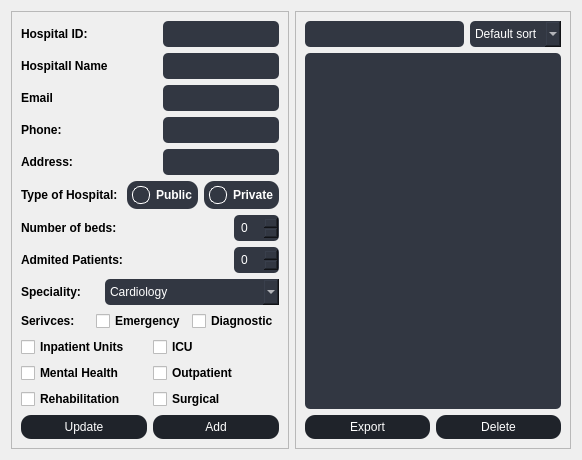
               <widget class="QWidget" name="HospitalPage">
                <layout class="QHBoxLayout" name="horizontalLayout_37">
                 <item alignment="Qt::AlignLeft">
                  <widget class="QFrame" name="frame_15">
                   <property name="sizePolicy">
                    <sizepolicy hsizetype="Preferred" vsizetype="Preferred">
                     <horstretch>0</horstretch>
                     <verstretch>0</verstretch>
                    </sizepolicy>
                   </property>
                   <property name="maximumSize">
                    <size>
                     <width>309</width>
                     <height>16777215</height>
                    </size>
                   </property>
                   <property name="styleSheet">
                    <string notr="true">/* Button */
                                          QFrame#frame_15 QPushButton {
                                          color: #fff;
                                          background-color: rgb(31, 35, 42);
                                          border-radius: 10px;
                                          padding: 5px 10px;
                                          text-align: center;
                                          border: none;
                                          }
                                          QFrame#frame_15 QPushButton {
                                          color: #fff;
                                          background-color: rgb(31, 35, 42);
                                          border-radius: 10px;
                                          padding: 5px 10px;
                                          text-align: center;
                                          border: none;
                                          }
                                          QFrame#frame_15 QPlainTextEdit {
                                          background-color: rgb(50, 55, 66);
                                          border: none;
                                          border-radius: 5px;
                                          color: #fff;
                                          padding: 5px;
                                          }


                                          QFrame#frame_15 QPushButton:hover {
                                          background-color: rgb(50, 55, 66);
                                          }

                                          /* Line Edit */
                                          QFrame#frame_15 QLineEdit {
                                          background-color: rgb(50, 55, 66);
                                          border: none;
                                          border-radius: 5px;
                                          color: #fff;
                                          padding: 5px;
                                          }

                                          /* Spin Box */
                                          QFrame#frame_15 QSpinBox {
                                          background-color: rgb(50, 55, 66);
                                          border: none;
                                          border-radius: 5px;
                                          color: #fff;
                                          padding: 5px;
                                          }

                                          /* Combo Box */
                                          QFrame#frame_15 QComboBox {
                                          background-color: rgb(50, 55, 66);
                                          border: none;
                                          border-radius: 5px;
                                          color: #fff;
                                          padding: 5px;
                                          min-width: 6em;
                                          }

                                          QFrame#frame_15 QComboBox:editable {
                                          background-color: rgb(50, 55, 66);
                                          }
                                          /* Date Edit */
                                          QFrame#frame_15 QDateEdit {
                                          background-color: rgb(50, 55, 66);
                                          border: none;
                                          border-radius: 5px;
                                          color: #fff;
                                          padding: 5px;
                                          }

                                          QFrame#frame_15 QDateEdit::drop-down {
                                          background-color: rgb(31, 35, 42);
                                          border: none;
                                          subcontrol-origin: padding;
                                          subcontrol-position: top right;
                                          width: 20px;
                                          }

                                          QFrame#frame_15 QDateEdit::down-arrow {
                                          image: url(&quot;path/to/arrow/down.png&quot;);
                                          width: 20px;
                                          height: 20px;
                                          }
                                          QFrame#frame_15 QRadioButton {
                                          color: #fff;
                                          background-color: rgb(50, 55, 66);
                                          border-radius: 10px;
                                          padding: 5px;
                                          border: none;
                                          }

                                          QFrame#frame_15 QRadioButton::indicator {
                                          width: 16px;
                                          height: 16px;
                                          border-radius: 8px;
                                          border: 1px solid #fff;
                                          }

                                          QFrame#frame_15 QRadioButton::indicator:checked {
                                          background-color: #fff;
                                          }
</string>
                   </property>
                   <property name="frameShape">
                    <enum>QFrame::StyledPanel</enum>
                   </property>
                   <property name="frameShadow">
                    <enum>QFrame::Raised</enum>
                   </property>
                   <layout class="QVBoxLayout" name="verticalLayout_22">
                    <item>
                     <layout class="QHBoxLayout" name="horizontalLayout_38">
                      <item alignment="Qt::AlignLeft">
                       <widget class="QLabel" name="label_30">
                        <property name="font">
                         <font>
                          <bold>true</bold>
                         </font>
                        </property>
                        <property name="text">
                         <string>Hospital ID: </string>
                        </property>
                       </widget>
                      </item>
                      <item alignment="Qt::AlignRight">
                       <widget class="QLineEdit" name="lineEditIdHospital"/>
                      </item>
                     </layout>
                    </item>
                    <item>
                     <layout class="QHBoxLayout" name="horizontalLayout_39">
                      <item alignment="Qt::AlignLeft">
                       <widget class="QLabel" name="label_31">
                        <property name="font">
                         <font>
                          <bold>true</bold>
                         </font>
                        </property>
                        <property name="text">
                         <string>Hospitall Name</string>
                        </property>
                       </widget>
                      </item>
                      <item alignment="Qt::AlignRight">
                       <widget class="QLineEdit" name="lineEditNameHospital"/>
                      </item>
                     </layout>
                    </item>
                    <item>
                     <layout class="QHBoxLayout" name="horizontalLayout_40">
                      <item alignment="Qt::AlignLeft">
                       <widget class="QLabel" name="label_32">
                        <property name="font">
                         <font>
                          <bold>true</bold>
                         </font>
                        </property>
                        <property name="text">
                         <string>Email</string>
                        </property>
                       </widget>
                      </item>
                      <item alignment="Qt::AlignRight">
                       <widget class="QLineEdit" name="lineEditEmailHospital"/>
                      </item>
                     </layout>
                    </item>
                    <item>
                     <layout class="QHBoxLayout" name="horizontalLayout_41">
                      <item alignment="Qt::AlignLeft">
                       <widget class="QLabel" name="label_33">
                        <property name="font">
                         <font>
                          <bold>true</bold>
                         </font>
                        </property>
                        <property name="text">
                         <string>Phone: </string>
                        </property>
                       </widget>
                      </item>
                      <item alignment="Qt::AlignRight">
                       <widget class="QLineEdit" name="lineEditPhoneHospital"/>
                      </item>
                     </layout>
                    </item>
                    <item>
                     <layout class="QHBoxLayout" name="horizontalLayout_42">
                      <item alignment="Qt::AlignLeft">
                       <widget class="QLabel" name="label_34">
                        <property name="font">
                         <font>
                          <bold>true</bold>
                         </font>
                        </property>
                        <property name="text">
                         <string>Address: </string>
                        </property>
                       </widget>
                      </item>
                      <item alignment="Qt::AlignRight">
                       <widget class="QLineEdit" name="lineEditAddressHospital"/>
                      </item>
                     </layout>
                    </item>
                    <item>
                     <layout class="QHBoxLayout" name="horizontalLayout_54">
                      <item>
                       <widget class="QLabel" name="label_35">
                        <property name="font">
                         <font>
                          <bold>true</bold>
                         </font>
                        </property>
                        <property name="text">
                         <string>Type of Hospital: </string>
                        </property>
                       </widget>
                      </item>
                      <item>
                       <layout class="QHBoxLayout" name="horizontalLayout_43">
                        <item alignment="Qt::AlignLeft">
                         <widget class="QRadioButton" name="radioButtonPublicHospital">
                          <property name="font">
                           <font>
                            <bold>true</bold>
                           </font>
                          </property>
                          <property name="text">
                           <string>Public</string>
                          </property>
                         </widget>
                        </item>
                        <item alignment="Qt::AlignLeft">
                         <widget class="QRadioButton" name="radioButtonPrivateHospital">
                          <property name="font">
                           <font>
                            <bold>true</bold>
                           </font>
                          </property>
                          <property name="text">
                           <string>Private</string>
                          </property>
                         </widget>
                        </item>
                       </layout>
                      </item>
                     </layout>
                    </item>
                    <item>
                     <layout class="QHBoxLayout" name="horizontalLayout_44">
                      <item>
                       <widget class="QLabel" name="label_36">
                        <property name="font">
                         <font>
                          <bold>true</bold>
                         </font>
                        </property>
                        <property name="text">
                         <string>Number of beds: </string>
                        </property>
                       </widget>
                      </item>
                      <item alignment="Qt::AlignRight">
                       <widget class="QSpinBox" name="spinBoxBedsHospital"/>
                      </item>
                     </layout>
                    </item>
                    <item>
                     <layout class="QHBoxLayout" name="horizontalLayout_45">
                      <item>
                       <widget class="QLabel" name="label_37">
                        <property name="font">
                         <font>
                          <bold>true</bold>
                         </font>
                        </property>
                        <property name="text">
                         <string>Admited Patients: </string>
                        </property>
                       </widget>
                      </item>
                      <item alignment="Qt::AlignRight">
                       <widget class="QSpinBox" name="spinBoxPatientsHospital"/>
                      </item>
                     </layout>
                    </item>
                    <item>
                     <layout class="QHBoxLayout" name="horizontalLayout_46">
                      <item>
                       <widget class="QLabel" name="label_38">
                        <property name="font">
                         <font>
                          <bold>true</bold>
                         </font>
                        </property>
                        <property name="text">
                         <string>Speciality: </string>
                        </property>
                       </widget>
                      </item>
                      <item alignment="Qt::AlignRight">
                       <widget class="QComboBox" name="comboBoxSpecialityHospital">
                        <item>
                         <property name="text">
                          <string>Cardiology</string>
                         </property>
                        </item>
                        <item>
                         <property name="text">
                          <string>Oncology</string>
                         </property>
                        </item>
                        <item>
                         <property name="text">
                          <string>Neurology</string>
                         </property>
                        </item>
                        <item>
                         <property name="text">
                          <string>Pediatrics</string>
                         </property>
                        </item>
                        <item>
                         <property name="text">
                          <string>Obstetrics and Gynecology</string>
                         </property>
                        </item>
                        <item>
                         <property name="text">
                          <string>Orthopedics</string>
                         </property>
                        </item>
                        <item>
                         <property name="text">
                          <string>Rehabilitation</string>
                         </property>
                        </item>
                        <item>
                         <property name="text">
                          <string>Psychiatry</string>
                         </property>
                        </item>
                       </widget>
                      </item>
                     </layout>
                    </item>
                    <item>
                     <layout class="QHBoxLayout" name="horizontalLayout_47">
                      <item>
                       <widget class="QLabel" name="label_39">
                        <property name="font">
                         <font>
                          <bold>true</bold>
                         </font>
                        </property>
                        <property name="text">
                         <string>Serivces:  </string>
                        </property>
                       </widget>
                      </item>
                      <item>
                       <widget class="QCheckBox" name="checkBoxEmergencyHospital">
                        <property name="font">
                         <font>
                          <bold>true</bold>
                         </font>
                        </property>
                        <property name="text">
                         <string>Emergency</string>
                        </property>
                       </widget>
                      </item>
                      <item>
                       <widget class="QCheckBox" name="checkBoxDiagnosticHospital">
                        <property name="font">
                         <font>
                          <bold>true</bold>
                         </font>
                        </property>
                        <property name="text">
                         <string>Diagnostic</string>
                        </property>
                       </widget>
                      </item>
                     </layout>
                    </item>
                    <item>
                     <layout class="QHBoxLayout" name="horizontalLayout_48">
                      <item>
                       <widget class="QCheckBox" name="checkBoxUnitsHospital">
                        <property name="font">
                         <font>
                          <bold>true</bold>
                         </font>
                        </property>
                        <property name="text">
                         <string>Inpatient Units</string>
                        </property>
                       </widget>
                      </item>
                      <item>
                       <widget class="QCheckBox" name="checkBoxICUHospital">
                        <property name="font">
                         <font>
                          <bold>true</bold>
                         </font>
                        </property>
                        <property name="text">
                         <string>ICU</string>
                        </property>
                       </widget>
                      </item>
                     </layout>
                    </item>
                    <item>
                     <layout class="QHBoxLayout" name="horizontalLayout_49">
                      <item>
                       <widget class="QCheckBox" name="checkBoxMentalHospital">
                        <property name="font">
                         <font>
                          <bold>true</bold>
                         </font>
                        </property>
                        <property name="text">
                         <string>Mental Health</string>
                        </property>
                       </widget>
                      </item>
                      <item>
                       <widget class="QCheckBox" name="checkBoxOutpatientHospital">
                        <property name="font">
                         <font>
                          <bold>true</bold>
                         </font>
                        </property>
                        <property name="text">
                         <string>Outpatient</string>
                        </property>
                       </widget>
                      </item>
                     </layout>
                    </item>
                    <item>
                     <layout class="QHBoxLayout" name="horizontalLayout_50">
                      <item>
                       <widget class="QCheckBox" name="checkBoxRehabHospital">
                        <property name="font">
                         <font>
                          <bold>true</bold>
                         </font>
                        </property>
                        <property name="text">
                         <string>Rehabilitation</string>
                        </property>
                       </widget>
                      </item>
                      <item alignment="Qt::AlignLeft">
                       <widget class="QCheckBox" name="checkBoxSurgicalHospital">
                        <property name="font">
                         <font>
                          <bold>true</bold>
                         </font>
                        </property>
                        <property name="text">
                         <string>Surgical</string>
                        </property>
                       </widget>
                      </item>
                     </layout>
                    </item>
                    <item>
                     <layout class="QHBoxLayout" name="horizontalLayout_51">
                      <item>
                       <widget class="QPushButton" name="UpdateHospitalBtn">
                        <property name="text">
                         <string>Update</string>
                        </property>
                       </widget>
                      </item>
                      <item>
                       <widget class="QPushButton" name="AddHospitalBtn">
                        <property name="text">
                         <string>Add</string>
                        </property>
                       </widget>
                      </item>
                     </layout>
                    </item>
                   </layout>
                  </widget>
                 </item>
                 <item>
                  <widget class="QFrame" name="frame_16">
                   <property name="styleSheet">
                    <string notr="true">QFrame#frame_16 QPushButton {
                                          color: #fff;
                                          background-color: rgb(31, 35, 42);
                                          border-radius: 10px;
                                          padding: 5px 10px;
                                          text-align: center;
                                          border: none;
                                          }
                                          QFrame#frame_16 QPushButton:hover {
                                          background-color: rgb(50, 55, 66);
                                          }
                                          QFrame#frame_16 QLineEdit {
                                          background-color: rgb(50, 55, 66);
                                          border: none;
                                          border-radius: 5px;
                                          color: #fff;
                                          padding: 5px;
                                          }
                                          QFrame#frame_16 QComboBox {
                                          background-color: rgb(50, 55, 66);
                                          border: none;
                                          border-radius: 5px;
                                          color: #fff;
                                          padding: 5px;
                                          min-width: 6em;
                                          }

                                          QFrame#frame_16 QComboBox:editable {
                                          background-color: rgb(50, 55, 66);
                                          }


                                        </string>
                   </property>
                   <property name="frameShape">
                    <enum>QFrame::StyledPanel</enum>
                   </property>
                   <property name="frameShadow">
                    <enum>QFrame::Raised</enum>
                   </property>
                   <layout class="QVBoxLayout" name="verticalLayout_27">
                    <item>
                     <layout class="QHBoxLayout" name="horizontalLayout_52">
                      <item>
                       <widget class="QLineEdit" name="lineEditSearchHospital"/>
                      </item>
                      <item>
                       <widget class="QComboBox" name="comboBox_3">
                        <item>
                         <property name="text">
                          <string>Default sort</string>
                         </property>
                        </item>
                        <item>
                         <property name="text">
                          <string>name</string>
                         </property>
                        </item>
                        <item>
                         <property name="text">
                          <string>id</string>
                         </property>
                        </item>
                        <item>
                         <property name="text">
                          <string>nb_beds</string>
                         </property>
                        </item>
                       </widget>
                      </item>
                     </layout>
                    </item>
                    <item>
                     <widget class="QTableView" name="tableViewHospital">
                      <property name="sizePolicy">
                       <sizepolicy hsizetype="Expanding" vsizetype="Expanding">
                        <horstretch>0</horstretch>
                        <verstretch>0</verstretch>
                       </sizepolicy>
                      </property>
                      <property name="styleSheet">
                       <string notr="true">QFrame#frame_16 QTableView {
                                                background-color: rgb(50, 55, 66);
                                                color: #fff;
                                                selection-background-color: rgb(31, 35, 42);
                                                border: none;
                                                border-radius: 5px;
                                                padding: 5px;
                                                }

                                                QFrame#frame_16 QHeaderView::section {
                                                background-color: rgb(31, 35, 42);
                                                color: #fff;
                                                padding: 5px;
                                                border: none;
                                                border-right: 1px solid rgb(50, 55, 66);
                                                }

                                                QFrame#frame_16 QTableView::item:selected {
                                                background-color: rgb(31, 35, 42);
                                                color: #fff;
                                                }
                                                QFrame#frame_16 QScrollBar:horizontal {
                                                background-color: rgb(31, 35, 42);
                                                height: 10px;
                                                }

                                                QFrame#frame_16 QScrollBar::handle:horizontal {
                                                background-color: rgb(50, 55, 66);
                                                border-radius: 5px;
                                                }

                                                QFrame#frame_16 QScrollBar::add-line:horizontal,
                                                QFrame#frame_16 QScrollBar::sub-line:horizontal {
                                                border: none;
                                                background: none;
                                                }

                                                QFrame#frame_16 QScrollBar::add-page:horizontal,
                                                QFrame#frame_16 QScrollBar::sub-page:horizontal {
                                                background: none;
                                                }

                                              </string>
                      </property>
                     </widget>
                    </item>
                    <item>
                     <layout class="QHBoxLayout" name="horizontalLayout_53">
                      <item>
                       <widget class="QPushButton" name="ExportHospitalBtn">
                        <property name="text">
                         <string>Export</string>
                        </property>
                       </widget>
                      </item>
                      <item>
                       <widget class="QPushButton" name="DeleteHospitalBtn">
                        <property name="text">
                         <string>Delete</string>
                        </property>
                       </widget>
                      </item>
                     </layout>
                    </item>
                   </layout>
                  </widget>
                 </item>
                </layout>
               </widget>
